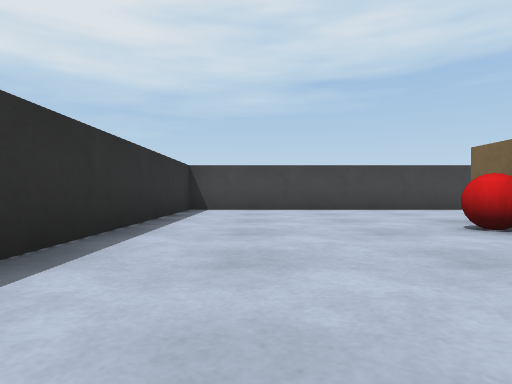
[1] (above)

19 first-person views from a walk through a robot-simulator world made for Webots. The camera is 0.04 m above the floor, looks level and sees 75° across. The floor is counted in squares, 0.1 m on a side. Each view is taken from the middle of a square. On the plan, view 1 faces up. The plan holds only what a view shows up to about 9 squares ahead; the rest is blank. Robots are left out. Simple shapes and patterns stand in for the simulator's stock objects.

[2]
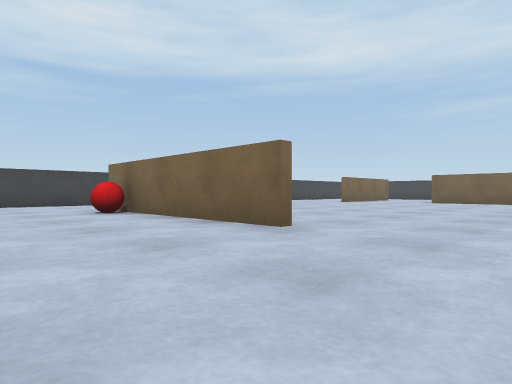

[3]
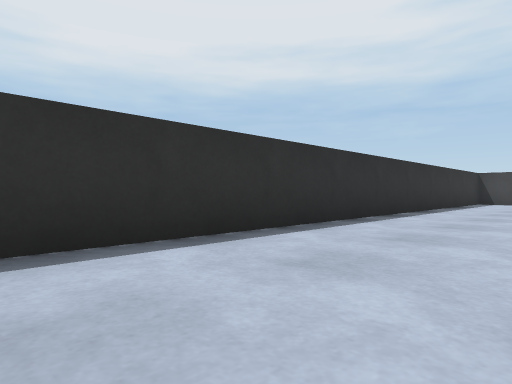

[4]
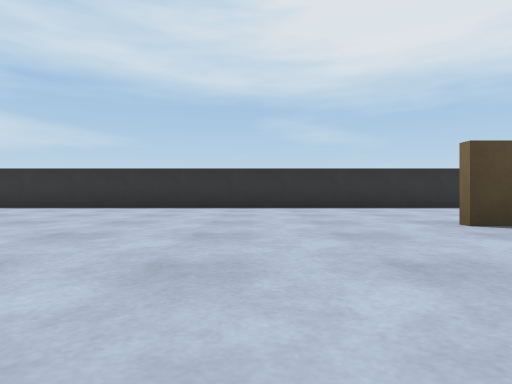

[5]
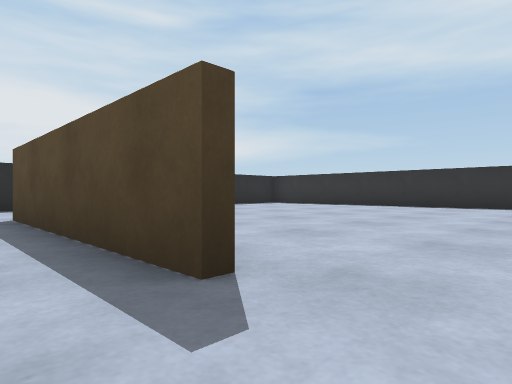

[6]
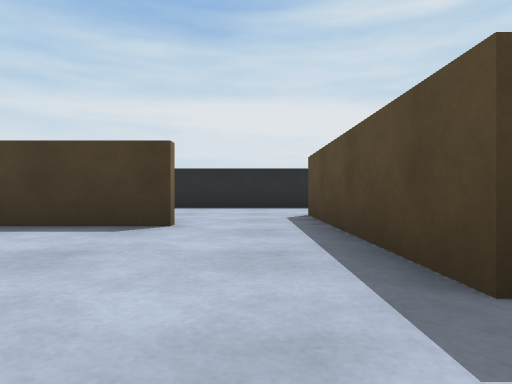

[7]
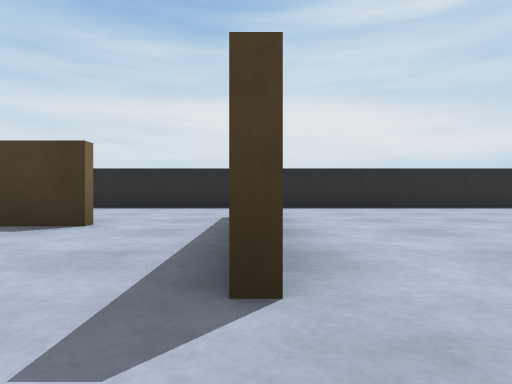

[8]
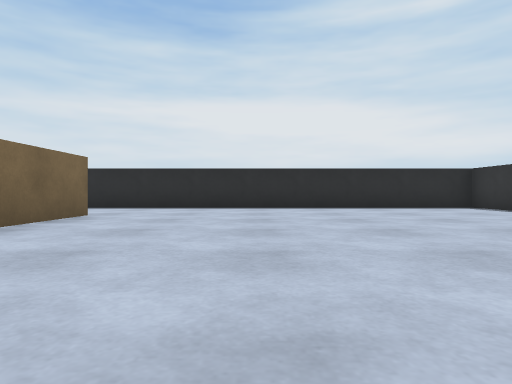

[9]
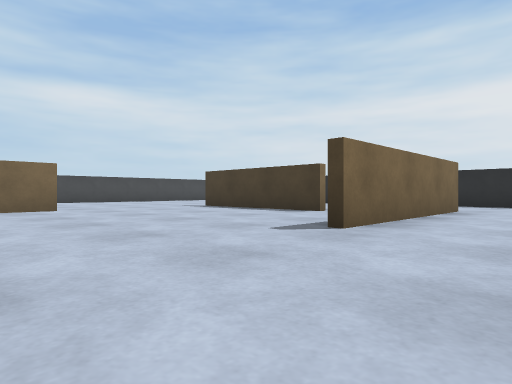

[10]
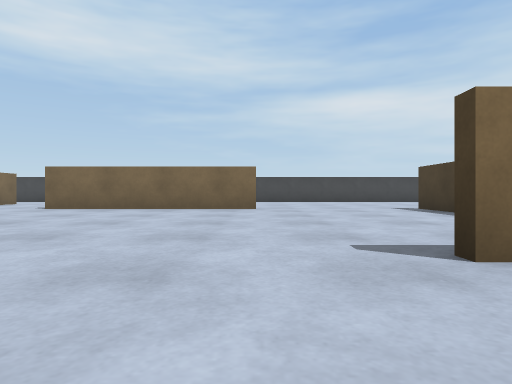

[11]
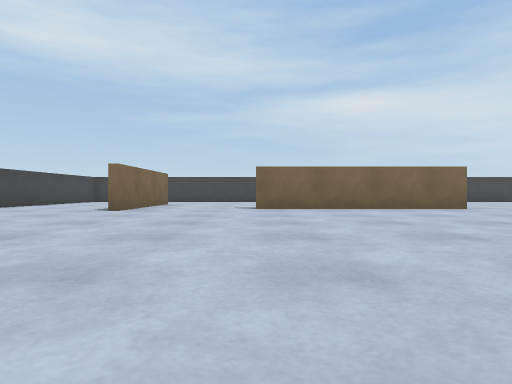

[12]
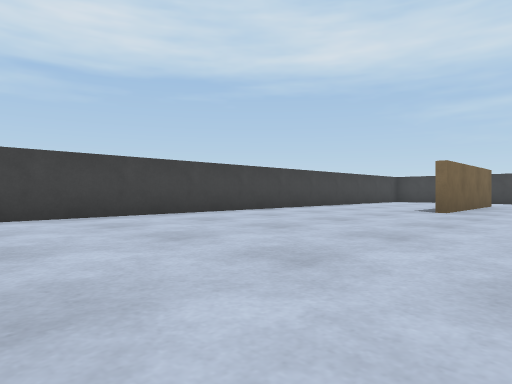

[13]
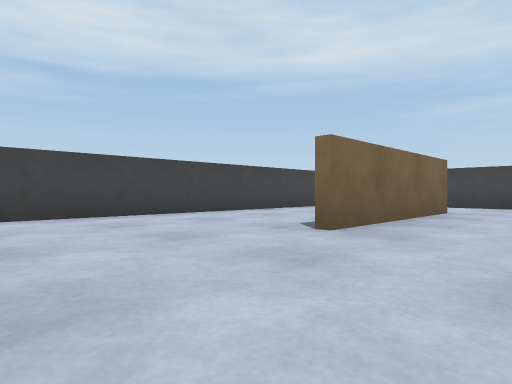

[14]
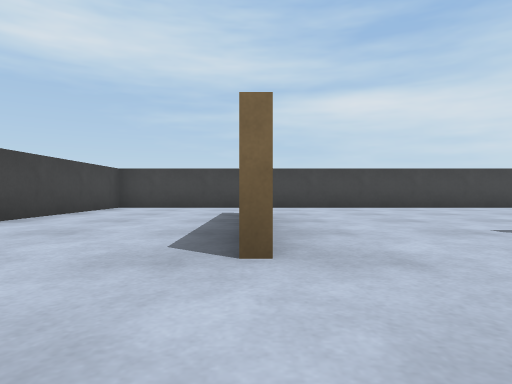

[15]
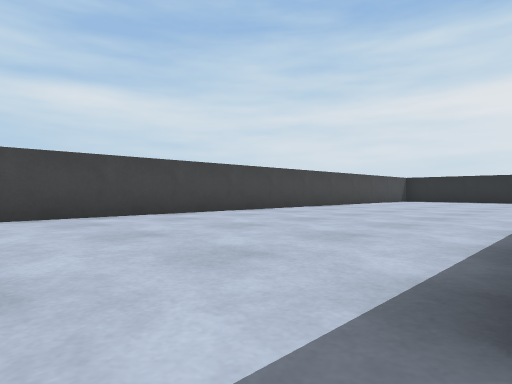

[16]
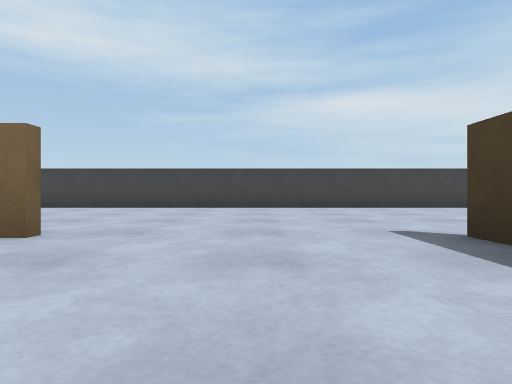

[17]
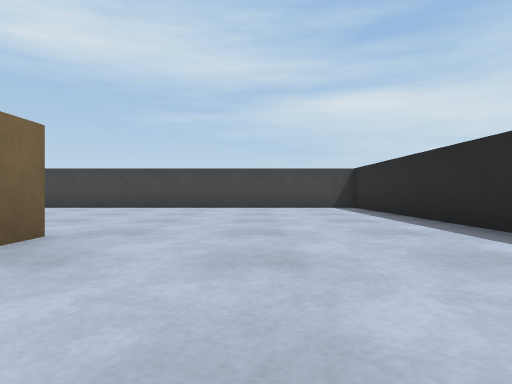

[18]
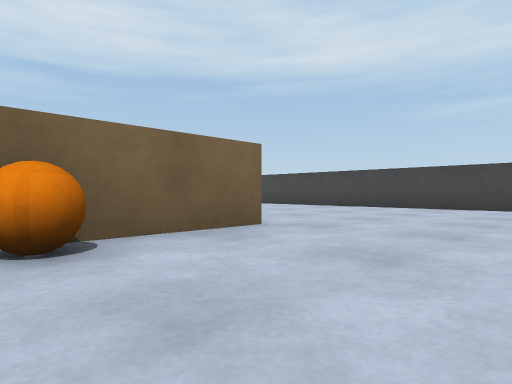

[19]
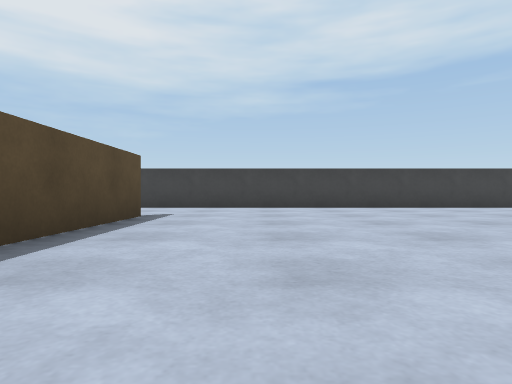

### Floor plan
Points are (right, up) in squares from view 1. A wall is a line through its corners. A room is listed if a view was taken in it or the views show most of it. See-through windows are left out.
Room 1 (views 1, 2, 3, 4, 5, 6, 7, 8, 9, 10, 11, 12, 13, 14, 15, 16, 17, 18, 19)
walls: (7.1, -5.2) (7.1, -9.8); (8.9, -7.9) (9.5, -7.9); (12.9, -4) (12.9, 1); (2.9, -0.5) (2.9, 2.4); (11.4, -7.9) (13, -7.9); (6.9, -9.8) (6.9, -5.2); (13, -8.1) (11.4, -8.1); (3.1, 2.5) (3.1, -0.5); (16, 3.9) (12, 3.9); (13.2, -12.5) (18.5, -12.5) (18.5, 7.5) (-1.5, 7.5) (-1.5, -9.6); (-1.5, -11.1) (-1.5, -12.5) (11.1, -12.5)
objects: red ball (2, 3) to (3, 4); orange ball (10, -9) to (11, -8)

Where each view was taken, in squares from view 1:
view 1: 0 up, 0 right, facing up
view 2: 3 down, 0 right, facing up-right
view 3: 5 down, 1 right, facing up-left
view 4: 3 down, 7 right, facing left
view 5: 4 down, 8 right, facing down-left
view 6: 4 down, 8 right, facing down
view 7: 4 down, 7 right, facing down
view 8: 4 down, 4 right, facing down
view 9: 2 down, 5 right, facing down-right
view 10: 4 down, 5 right, facing right
view 11: 1 up, 5 right, facing right
view 12: 2 up, 5 right, facing up-right
view 13: 2 up, 9 right, facing up-right
view 14: 4 up, 10 right, facing right
view 15: 2 up, 13 right, facing down-right
view 16: 6 down, 10 right, facing right
view 17: 10 down, 10 right, facing right
view 18: 11 down, 10 right, facing up-right
view 19: 1 down, 5 right, facing up
